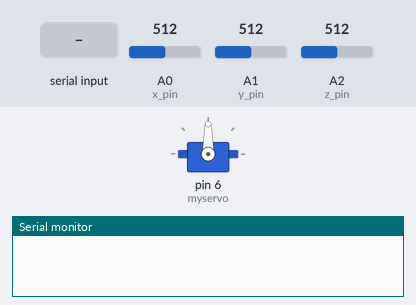
The sketch below on a simulated Arduino Uno, built with avr-gcc and run on an emulated ATmega328P. Shown: servo, the last lines printed to the serial monitor. The test bench sets the inputs (shaded band); at power-on: A0 (x_pin) = 512, A1 (y_pin) = 512, A2 (z_pin) = 512.

Above: at 1.2 s.
1.3 s: "j" received over Serial
At 1.8 s:
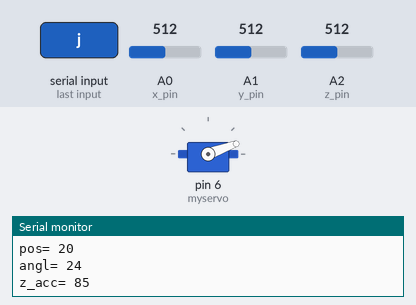
4.3 s: "q" received over Serial
At 5.6 s:
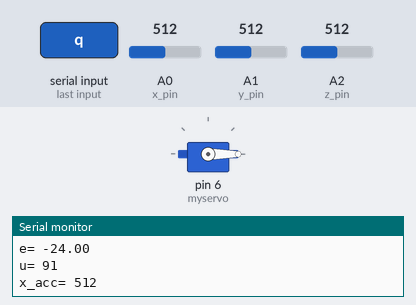
Timing chart, 0 to 7.3 s (numbered marks = the images above; inputs shaded):
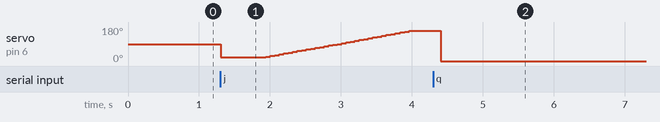

The sketch:

Self_balance.ino
```cpp
#include <Servo.h>
#define x_pin A0    // select the input pin for the x_pin
#define y_pin A1
#define z_pin A2
int x_acc = 0;    // select the input pin for the potentiometer
int y_acc= 0;
int z_acc= 0;
const int x_ref= 300;
const int y_ref= 300;
const int z_ref= 61;
int angle = 0;
int ref_angle = 0;
double e = 0.0;
double e_last = 0.0;
double ep = 0.0;
double ei = 0.0;
double ed = 0.0;
int u = 0;

float kp = 5.0;
double ki = 0.18;
double kd = 6.0;

Servo myservo;  // create servo object to control a servo
                // twelve servo objects can be created on most boards

int ref_pos = 90;
int pos = 90;    // variable to store the servo position
char command;

void setup()
{
  Serial.begin(9600);
  myservo.attach(6);  // attaches the servo on pin 9 to the servo object
  myservo.write(90);
}

void loop()
{
  e_last= e;
  // read the values from the sensors:
  y_acc = analogRead(y_pin);
  z_acc = analogRead(z_pin);
  x_acc = analogRead(x_pin);
  for (int i=0; i<5; i++){
    y_acc += analogRead(y_pin);
    x_acc += analogRead(x_pin);
    z_acc = analogRead(z_pin);
  }
  x_acc /= 6;
  y_acc /= 6;
  z_acc /= 6;
  //////////////////////////////////////

  if(Serial.available()>0){
    command= Serial.read();
  }

  if(command=='j'){
    angle= (z_acc-z_ref);
    e = ref_angle- angle;
    ed = e_last-e;
    ei += e;
    u= e*kp- ei*ki + ed*kd;
    pos = ref_pos + u; //(was -)
    if(pos > 160){pos=160;}
    else if(pos<20){pos=20;}
    myservo.write(pos);
    Serial.print("e= "); Serial.println(e);
    Serial.print("u= "); Serial.println(u);
    Serial.print("pos= "); Serial.println(pos);
    Serial.print("angl= "); Serial.println(angle);
    Serial.print("z_acc= "); Serial.println(z_acc);
    Serial.print("y_acc= "); Serial.println(y_acc);
  }
  else{
    if(command=='q'){kp+=0.1;}
    else if(command== 'w'){kp-=0.1;}
    else if(command== 'a'){ki+=0.01;}
    else if(command== 's'){ki-=0.01;}
    else if(command== 'z'){kd+=0.01;}
    else if(command== 'x'){kd-=0.01;}
    if(command=='q' || command=='w' || command=='a' || command=='s'|| command=='z' || command=='x'){
      Serial.print("kp= "); Serial.println(kp);
      Serial.print("ki= "); Serial.println(ki,4);
      Serial.print("kd= "); Serial.println(kd,4);
      Serial.print("e= "); Serial.println(e);
      Serial.print("u= "); Serial.println(u);
      Serial.print("x_acc= "); Serial.println(x_acc);
      e=0.0;
      e_last=0.0;
      ei=0;
      myservo.write(0);
      command='k';
    }
  }

/*
  //Control Algorithm
  angle= (z_acc-z_ref)*9;
  e= ref_angle- angle;
  ed = e_last-e;
  ei+= e;
  u= e*kp+ ei*ki + ed*kd;
  //u= e*kp;
  pos = ref_pos - u;
  if(pos > 160){pos=160;}
  else if(pos<20){pos=20;}
  myservo.write(pos);
  //////////////////////////////////////
  */
/*
if(Serial.available()>0){
    Serial.print("y: ");
    Serial.println(y_acc);
    Serial.print("x: ");
    Serial.println(x_acc);
    Serial.print("z: ");
    Serial.println(z_acc);
    z_acc=Serial.read();
  }
    angle= ((x_ref-x_acc)/144.0)*180.0;
  angle_d =abs(angle-angle_l);
  // Modify the acceleration to angle
  if( angle_d>1){
    myservo.write(angle);
    angle_l=angle;
  }
*/
}
```

Measured:
- after the input at 4.3 s, servo on pin 6 (myservo): 160° → 0° after 0.11 s
